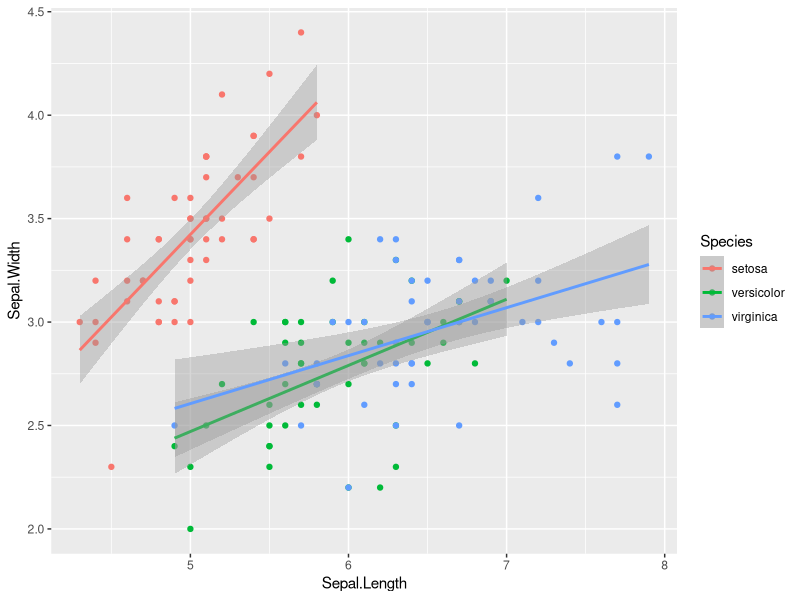
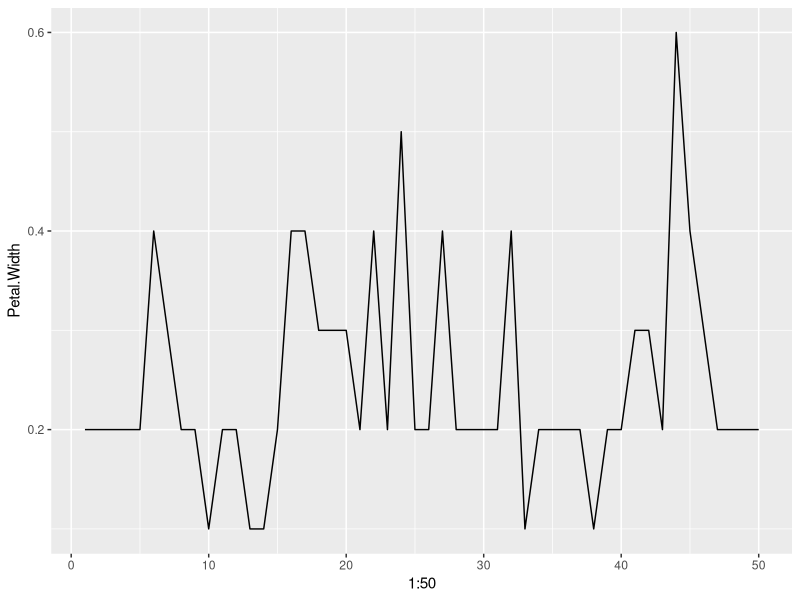
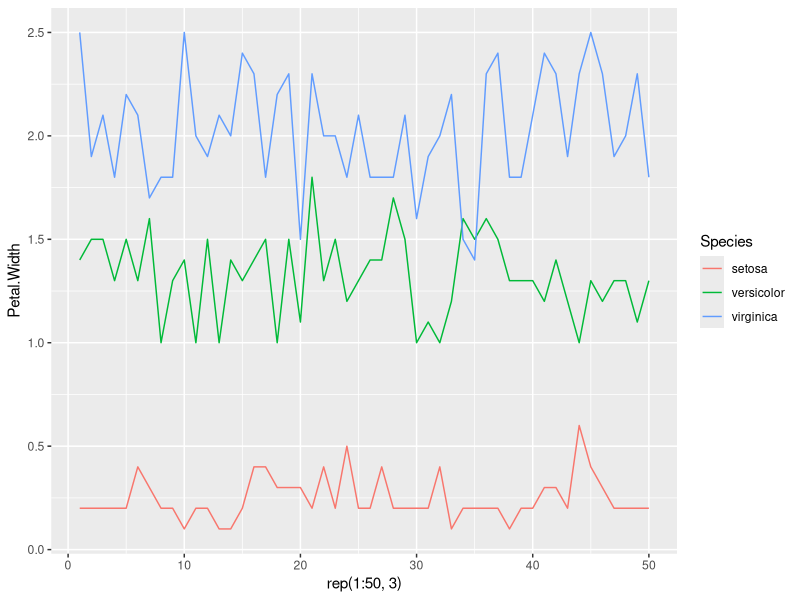
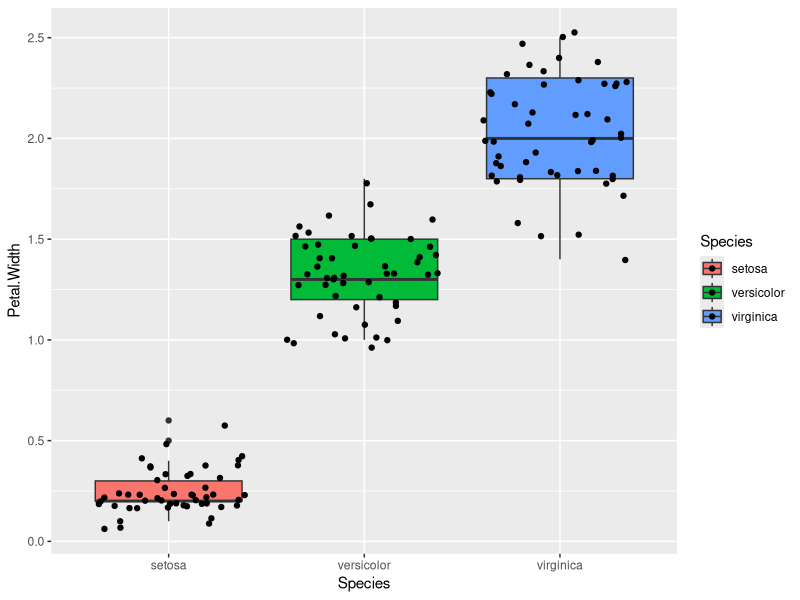

Write the R code that produced these figures, in order.
## ---- chunk 1
library(ggplot2)
## ---- chunk 2
data("iris")
## ---- chunk 3
head(iris)
## ---- chunk 4
ggplot(data = iris,
       mapping = aes(x = Sepal.Length,
                     y = Sepal.Width,
                     # Variable con los tres tipos de flores
                     color = Species))+
  geom_point() +
  # Linea que pase por encima de los puntos y describa una tendencia mas o menos lineal, para usar lineas rectas debemos usar method = "lm"
  geom_smooth(method = 'lm')
## ---- chunk 5
# vamos a escoger el subconjunto de todas las flores que tengan especie igual a setosa, colocamos una coma antes de cerrar el corchete para que nos selecciones solamente esos datos
ggplot(data = iris[iris$Species == 'setosa',],
       # elementos estéticos, como queremos ver el compportamiento por variable, esto significa un vector que va de 1 a 50
       mapping = aes(x = 1:50,
                     y = Petal.Width))+
  # para hacer las lineas, debemos agregar la geometría de geom_line()
  geom_line()
# Al ejecurtar, vemos el comportamiento de las lineas a lo largo de los 50 datos que conforman la variable iiris$Species con el Petal.Width para la variable setosa
## ---- chunk 6
ggplot(data = iris,
       # elementos estéticos, como queremos ver el compportamiento por variable, esto significa un vector que va de 1 a 50, solicitamos que lo haga 3 veces con rep(1:50,3)
       mapping = aes(x = rep(1:50, 3),
                     y = Petal.Width,
                     color = Species))+
  # para hacer las lineas, debemos agregar la geometría de geom_line()
  geom_line()
# Al ejecurtar, vemos el comportamiento de las lineas a lo largo de los 50 datos que conforman cada variable
# este tipo de gráfico es muy util cuando vamos a trabajar con series de tiempo, a lo largo de la semana o mes, y quieres ver el comportamiento de una variable como el precio o la temperatura etc a traves del tiempo para distintas categorías, sean ciudades, productos etc 
## ---- chunk 7
# un gráfico o diagrama de cajas es un tipo de una gráfica que sirve para estudiar la distribución de una variable con respecto a distintas categorías
# vamos a estudiar la distribucion de ese ancho con respecto a cada una de las 3 variables
ggplot(data = iris,
       mapping = aes(x = Species,
                     y = Petal.Width,
                     # relleno para pintar de color diferente las distintas especies
                     fill = Species)) + 
  # para hacer el boxplot, agregamos una geometría con este mismo nombre 
  geom_boxplot() +
  # esta geometria me va a colocar dentro de las cajas los puntos del ancho de los pétalos, lo que nos ayuda a entender la mediana
  geom_jitter()
# Lo anterior nos indica que con la suma de comandos podemos hacer gráficas e ir superponiendo puntos y gráficas de cajas en la misma
# si queremos interpretar este gráfico, nos diría que la Setosa, tiene los gráficos más pequeños, mientras que la virginica tiene los datos más grandes, la línea significa la mediana, es decir que de la línea para arriba, está la mitad de todos los datos y de ella para abajo, la otra mitad, dentro de la caja estarian todos los datos y la línea vertical sería, el rango de lo más o menos normal que esperaríamos encontrar, todos los puntos fuera de esta línea, pueden ser considerados outlayers, ejemplo en el casoo de la Setosa
